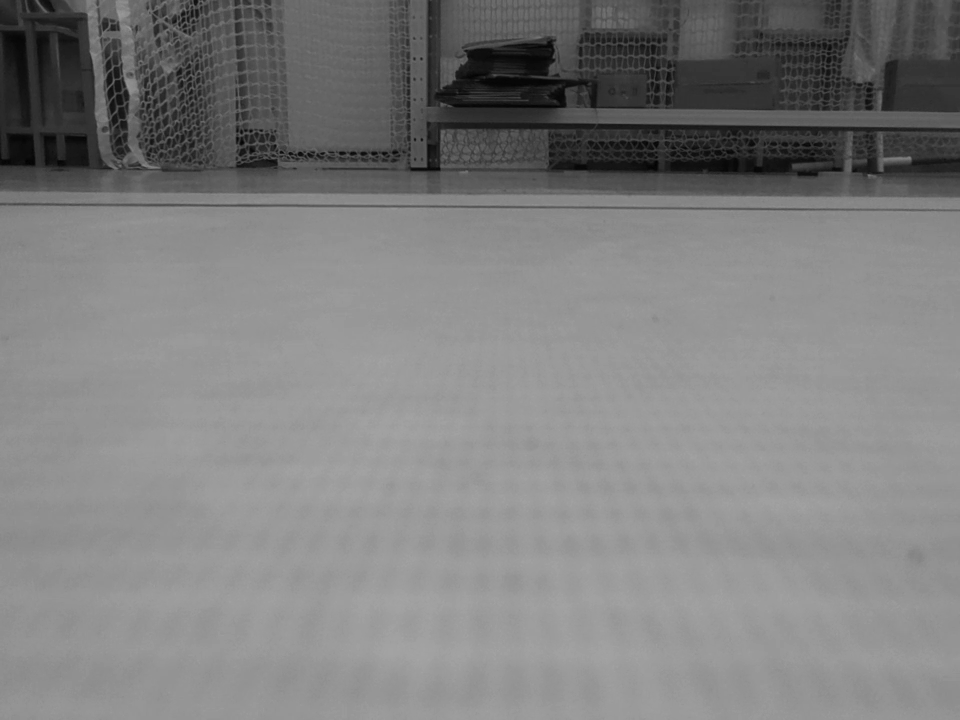
#> input picture orb60/experiments/frequency_speed_joint/FPGA_ORB_SHARED_v1.0/vectors/flight_20261004T184929_998838_6bb93c56_f0000/input.pgm, 960 x 720 px
$ python prepare_layer2_benchmark.py --input ../experiments/frequency_speed_joint/FPGA_ORB_SHARED_v1.0/vectors/flight_20261004T184929_998838_6bb93c56_f0000/input.pgm --output out.png
#> lines starting #> are read from the running program, lines starting #| are printed output that depends on the picture
### orb60/evidence/integrated4_100mhz/protocol/inputs/tests/oracle.py
"""Independent NumPy/R11 oracle. Never imports a DUT or its profile ROM."""
from math import isqrt
import numpy as np

WIDTHS = (960, 800, 667, 556, 463, 386, 322, 268)
HEIGHTS = (720, 600, 500, 417, 347, 289, 241, 201)
BUDGETS = (217, 181, 151, 126, 105, 87, 73, 60)
FRONT_CASES = (
    (7, 0, 20, 7, 1, 1000, 0), (7, 1, 20, 7, 1, 0, 0),
    (7, 2, 40, 40, 0, 1000, 0), (7, 2, 255, 40, 1, 1000, 0),
    (5, 2, 40, 40, 0, 1000, 0), (7, 2, 40, 40, 0, 0, 0),
    (0, 2, 1, 1, 1, 1000, 0), (7, 0, 20, 7, 0, 1000, 1),
    (7, 0, 20, 7, 0, 1000, 0), (7, 2, 40, 40, 0, 53, 0),
    (7, 2, 40, 40, 0, 54, 0))
FRONT2_CASES = FRONT_CASES + tuple((level, 2, 20, 7, 1, 1000, 0) for level in (1, 2, 3, 4, 6))
LAYER2_CASES = FRONT2_CASES + ((0,3,20,7,1,1000,0),(0,1,20,7,1,1000,0),(2,0,20,7,1,1000,0))
RESIZE_CASES = ((6, 0), (0, 0), (1, 0), (2, 0), (3, 0), (4, 0), (5, 0),
                (6, 1), (6, 2), (6, 3), (-1, 0), (7, 0), (6, 0))
GAUSSIAN_CASES = ((7, 0), (0, 0), (1, 0), (2, 0), (3, 0), (4, 0), (5, 0), (6, 0),
                  (7, 1), (7, 2), (7, 3), (-1, 0), (8, 0), (7, 0))
POISON = bytes.fromhex('f00f5a6aefbeadde')
PORT_BYTES = 960 * 720


# [25 lines left out: function pixels, not called in this run]


def packed_image(active, output=False):
    result = bytearray(POISON * (PORT_BYTES // 8))
    data = active.tobytes() if active is not None else b''
    if output:
        result[:(len(data) + 7) // 8 * 8] = bytes((len(data) + 7) // 8 * 8)
    result[:len(data)] = data
    return bytes(result)


def axis(src, dst):
    n = (2 * np.arange(dst, dtype=np.int64) + 1) * src - dst
    d = 2 * dst
    a, r = n // d, n % d
    q, f = (r * 2048) // d, (r * 2048) % d
    weight = q + ((f > d - f) | ((f == d - f) & ((q & 1) != 0)))
    outside = (a < 0) | (a >= src - 1)
    return np.clip(a, 0, src - 1), np.clip(a + 1, 0, src - 1), np.where(outside, 0, weight)


def resize(image, level):
    xa, xb, wx = axis(WIDTHS[level], WIDTHS[level + 1])
    ya, yb, wy = axis(HEIGHTS[level], HEIGHTS[level + 1])
    raw = image.astype(np.int64)
    top = raw[ya[:, None], xa] * (2048 - wx) + raw[ya[:, None], xb] * wx
    bottom = raw[yb[:, None], xa] * (2048 - wx) + raw[yb[:, None], xb] * wx
    value = (((top >> 4) * (2048 - wy[:, None])) >> 16) + (((bottom >> 4) * wy[:, None]) >> 16)
    return ((value + 2) >> 2).astype(np.uint8)


def gaussian(image):
    h, w = image.shape
    taps = (18, 34, 48, 56, 48, 34, 18)
    extended = np.pad(image.astype(np.uint32), ((0, 0), (3, 3)), mode='reflect')
    horizontal = sum(t * extended[:, k:k + w] for k, t in enumerate(taps))
    extended = np.pad(horizontal, ((3, 3), (0, 0)), mode='reflect')
    vertical = sum(t * extended[k:k + h, :] for k, t in enumerate(taps))
    return ((vertical + 32768) >> 16).astype(np.uint8)


def fast_scores(image):
    h, w = image.shape
    raw = image.astype(np.int16)
    center = raw[3:h - 3, 3:w - 3]
    offsets = ((0, 3), (1, 3), (2, 2), (3, 1), (3, 0), (3, -1), (2, -2), (1, -3),
               (0, -3), (-1, -3), (-2, -2), (-3, -1), (-3, 0), (-3, 1), (-2, 2), (-1, 3))
    differences = [raw[3 + dy:h - 3 + dy, 3 + dx:w - 3 + dx] - center for dx, dy in offsets]
    best = np.zeros(center.shape, dtype=np.int16)
    for start in range(16):
        arc = [differences[(start + k) % 16] for k in range(9)]
        best = np.maximum(best, np.maximum(np.minimum.reduce(arc), -np.maximum.reduce(arc)))
    result = np.zeros(image.shape, dtype=np.uint8)
    result[3:h - 3, 3:w - 3] = np.maximum(0, best - 1).astype(np.uint8)
    return result


def front(image, test):
    level, _, high, low, dual, capacity, delta = test
    summary = [0x20000] + [0] * 15
    if delta:
        summary[1] = 1
        return summary, []
    w, h, budget = WIDTHS[level] - 32, HEIGHTS[level] - 32, BUDGETS[level]
    cols, rows = max(1, w // 35), max(1, h // 35)
    tw, th = (w + cols - 1) // cols, (h + rows - 1) // rows
    scores = fast_scores(image)
    candidates = []
    for ty in range(rows):
        for tx in range(cols):
            ix, iy = 16 + tx * tw, 16 + ty * th
            mx, my = min(ix + tw + 6, image.shape[1] - 16), min(iy + th + 6, image.shape[0] - 16)
            if iy >= image.shape[0] - 19 or ix >= image.shape[1] - 22:
                continue
            tile = scores[iy + 3:my - 3, ix + 3:mx - 3]
            padded = np.pad(tile, 1)
            keep = tile >= (low if dual else high)
            for dy in range(3):
                for dx in range(3):
                    if (dx, dy) != (1, 1):
                        keep &= tile > padded[dy:dy + tile.shape[0], dx:dx + tile.shape[1]]
            yy, xx = np.nonzero(keep)
            candidates.extend((int(x + ix - 13), int(y + iy - 13), int(tile[y, x]), ty * cols + tx)
                              for y, x in zip(yy, xx))
    side = max(1, isqrt(w * h // budget))
    cc, cr = max(1, w // side), max(1, h // side)
    cells = [[] for _ in range(cc * cr)]
    for point in candidates:
        x, y, _, _ = point
        cells[min(y // side, cr - 1) * cc + min(x // side, cc - 1)].append(point)
    winners, empty, fallback = [], 0, 0
    for cell in cells:
        if not cell:
            empty += 1
            continue
        winner = min(cell, key=lambda p: (-p[2], p[1], p[0]))
        fallback += bool(dual and winner[2] < high)
        winners.append(winner)
    if len(winners) > budget:
        winners.sort(key=lambda p: (-p[2], p[1], p[0]))
        winners = winners[:budget]
    summary[2:13] = [len(candidates), len(winners), side, cc, cr, empty, fallback, cols, rows, tw, th]
    if len(winners) > capacity:
        summary[1] = 4
        winners = []
    return summary, winners

### orb60/tests/prepare_layer2_benchmark.py
"""True eight-level inputs for cycle measurement, using the independent oracle.

No DUT, generated ROM or PS implementation is imported. Noise is resized through
the same pyramid as a real frame; independent noise per level is not a frame.
"""
import argparse
import hashlib
import json
from pathlib import Path
import struct

import cv2
import numpy as np
from oracle import WIDTHS, HEIGHTS, BUDGETS, packed_image, front, gaussian, resize


def prepare(image_path, output):
    output.mkdir(parents=True, exist_ok=False)
    normal = cv2.imread(str(image_path), cv2.IMREAD_GRAYSCALE)
#> normal is the input picture: shape (720, 960); min 1, max 164, mean 127.3
    if normal is None or normal.shape != (720, 960):
        raise ValueError('Benchmark requires the frozen 960x720 grayscale image')
    state = 0x60A32026
    noise = bytearray(960 * 720)
    for i in range(len(noise)):
        state = (state * 1664525 + 1013904223) & 0xffffffff
        noise[i] = state >> 24
    pressure = np.frombuffer(noise, dtype=np.uint8).reshape(720, 960)
    frames = (('historical_real_image', normal), ('noise_pyramid', pressure),
              ('zero_pyramid', np.zeros_like(normal)))
    cases = []
    metadata = bytearray(struct.pack('<4I', 0x60B20001, 1, len(frames), len(frames)*8))
    for frame, (label, raw) in enumerate(frames):
        total_selected = total_candidates = 0
        for level in range(8):
            assert raw.shape == (HEIGHTS[level], WIDTHS[level])
            test = (level, -1, 20, 7, 1, 1000, 0)
            summary, points = front(raw, test)
            smaller = resize(raw, level) if level < 7 else None
            name = f'f{frame}_l{level}'
            chosen = bytearray(b'\xa5' * 16000)
            for j, point in enumerate(points):
                chosen[16*j:16*(j+1)] = struct.pack('<4i', *point)
            payloads = {'input': packed_image(raw), 'blur': packed_image(gaussian(raw), True),
                        'resize': packed_image(smaller, True), 'points': bytes(chosen),
                        'summary': struct.pack('<I12i3I', *summary)}
            for suffix, data in payloads.items():
                (output/f'{name}_{suffix}.bin').write_bytes(data)
            metadata.extend(struct.pack('<8I', frame, level, WIDTHS[level], HEIGHTS[level],
                                        BUDGETS[level], 20, 7, 1))
            cases.append(dict(frame=frame, label=label, level=level, name=name,
                              candidates=summary[2], selected=summary[3]))
            total_selected += summary[3]
            total_candidates += summary[2]
            raw = smaller
        print(f'LAYER2_BENCH_ORACLE frame={frame} label={label} candidates={total_candidates} '
              f'selected={total_selected}', flush=True)
#> this loop made 3 passes
#> label on passes 1 to 3: 'historical_real_image', 'noise_pyramid', 'zero_pyramid'
#| LAYER2_BENCH_ORACLE frame=0 label=historical_real_image candidates=11078 selected=280
#| LAYER2_BENCH_ORACLE frame=1 label=noise_pyramid candidates=188762 selected=942
#| LAYER2_BENCH_ORACLE frame=2 label=zero_pyramid candidates=0 selected=0
#> pass 1, in front, `scores = fast_scores(image)`:
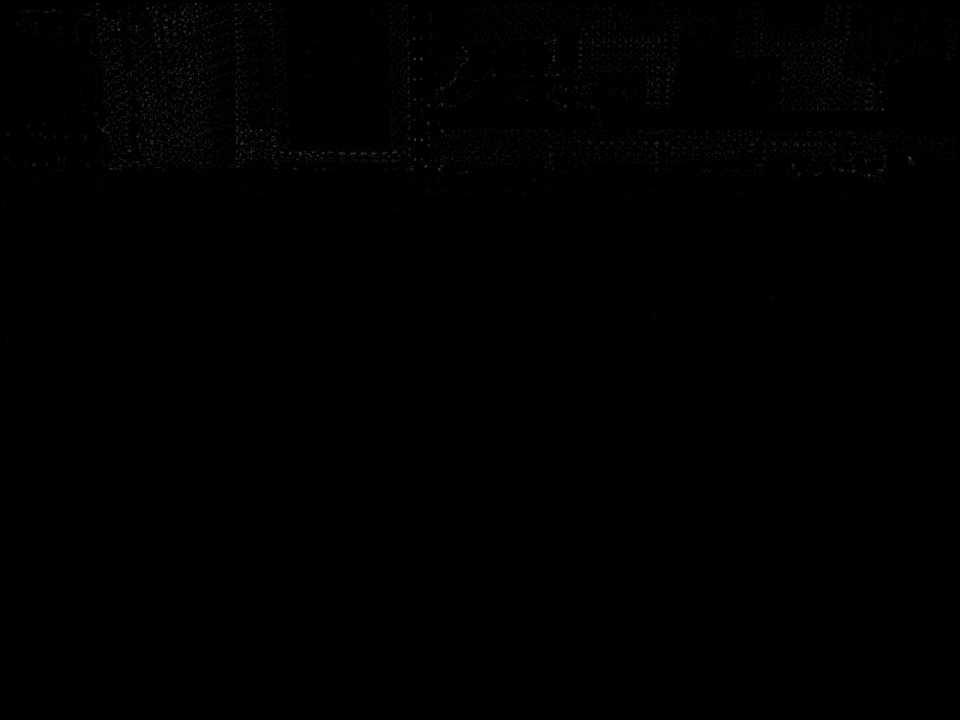
#> scores: shape (720, 960); min 0, max 66, mean 0.6
#> after the loop, cases = 24 items
    (output/'cases.bin').write_bytes(metadata)
    hashes = {p.name: hashlib.sha256(p.read_bytes()).hexdigest() for p in output.glob('*.bin')}
    result = dict(scope='Independent Python oracle; real resize pyramids, default 20/7 thresholds',
                  input=str(image_path), input_sha256=hashlib.sha256(image_path.read_bytes()).hexdigest(),
                  cases=cases, sha256=hashes)
#> result = 5 items
    (output/'vectors.json').write_text(json.dumps(result, indent=2)+'\n')


if __name__ == '__main__':
    parser = argparse.ArgumentParser()
    parser.add_argument('--input', type=Path, required=True)
    parser.add_argument('--output', type=Path, required=True)
    args = parser.parse_args()
    prepare(args.input, args.output)
